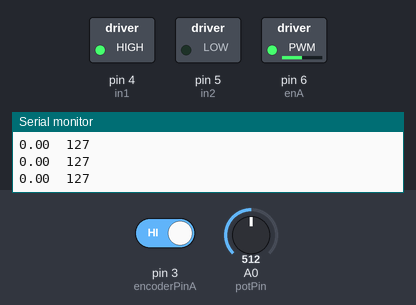
Simulated run of this sketch. Board: Arduino Uno, built with avr-gcc and run on an emulated ATmega328P. On the bench: switched loads named in the sketch (green lamp = pin HIGH), the last lines printed to the serial monitor. The test bench sets the inputs (shaded band); at power-on: A0 (potPin) = 512, pin 3 (encoderPinA) HIGH.

Above: at 1.2 s.
1.3 s: A0 (potPin) set to 716
At 2.2 s:
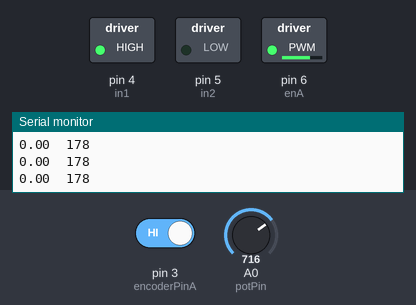
2.8 s: A0 (potPin) set to 900
At 3.3 s:
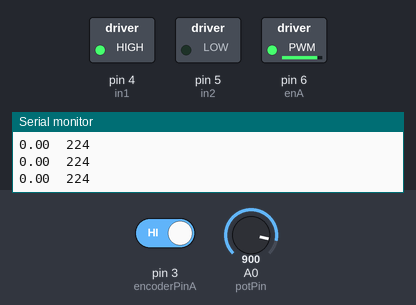
4.3 s: A0 (potPin) set to 122
At 5.5 s:
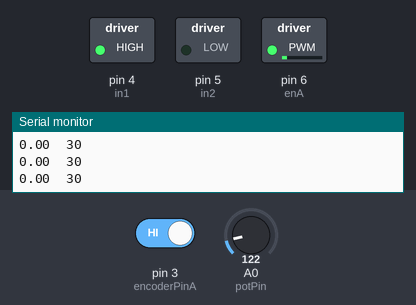
5.8 s: A0 (potPin) set to 0
At 6.8 s:
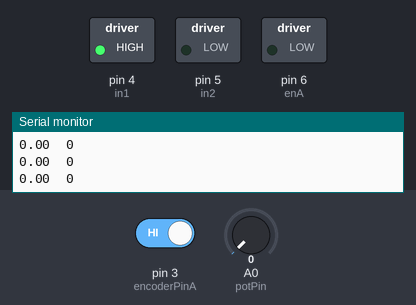
7.3 s: A0 (potPin) set to 511
At 7.9 s:
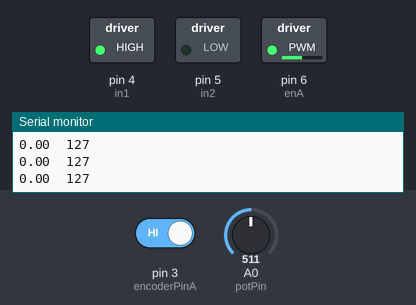
Timing chart, 0 to 9.8 s (numbered marks = the images above; inputs shaded):
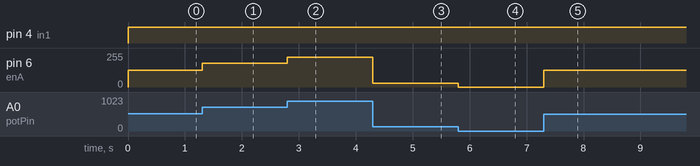

The sketch:

muestreo.ino
```cpp
// Pines del driver L298N
const int in1 = 4;
const int in2 = 5;
const int enA = 6; // Pin PWM

// Pines del potenciómetro
const int potPin = A0;

// Pines del encoder
const int encoderPinA = 3;
const int encoderPinB = 2;

// Variables del encoder
long encoderPos = 0;
long lastEncoderPos = 0;
unsigned long lastTime = 0;
bool lastStateA;

// Velocidad
float velocidad = 0; // Velocidad en pulsos/segundo

void setup() {
  // Configura los pines del driver L298N
  pinMode(in1, OUTPUT);
  pinMode(in2, OUTPUT);
  pinMode(enA, OUTPUT);

  // Configura los pines del encoder como entradas
  pinMode(encoderPinA, INPUT);
  pinMode(encoderPinB, INPUT);

  // Inicializa la variable de estado previo del encoder
  lastStateA = digitalRead(encoderPinA);

  // Inicializa comunicación serial
  Serial.begin(9600);
  Serial.println("Setup completado.");
}

void loop() {

  unsigned long currentTime = millis();

  // Lee el valor del potenciómetro y mapea a un valor PWM (0-255)
  int potValue = analogRead(potPin);
  int pwmValue = map(potValue, 0, 1023, 0, 255);

    // Controla la velocidad del motor con PWM
  analogWrite(enA, abs(pwmValue));

  // Control de dirección del motor
 // if (pwmValue > 10) {
    digitalWrite(in1, HIGH); // Avance
    digitalWrite(in2, LOW);
  //} else if (pwmValue < -10) {
  //   digitalWrite(in1, LOW);  // Retroceso
  //   digitalWrite(in2, HIGH);
  // } else {
  //   digitalWrite(in1, LOW);  // Parada
  //   digitalWrite(in2, LOW);
  // }

  // Lee el estado actual del pin A del encoder
  bool currentStateA = digitalRead(encoderPinA);

  // Si hay un cambio de estado en el pin A del encoder
  if (currentStateA != lastStateA) {
    // Verifica el estado del pin B para determinar la dirección
    if (digitalRead(encoderPinB) != currentStateA) {
      encoderPos++;  // Rotación hacia adelante
    } else {
      encoderPos--;  // Rotación hacia atrás
    }

    // Actualiza el estado anterior del pin A
    lastStateA = currentStateA;
  }

  // Calcular la velocidad cada 10 ms
  unsigned long timeDiff = currentTime - lastTime;

  if (timeDiff > 100) {
    // Calcula la diferencia de pulsos
    long encoderDiff = encoderPos - lastEncoderPos;

    // Calcula la velocidad (pulsos por segundo)
    velocidad = (float)encoderDiff / timeDiff * 1000.0; // velocidad en pulsos/segundo

    // Actualiza la última posición y tiempo
    lastEncoderPos = encoderPos;
    lastTime = currentTime;

    // Imprime la velocidad y la posición en el monitor serial
    //Serial.print("Velocidad: ");
    Serial.print(velocidad);
    Serial.print("\t");
    //Serial.print(" pulsos/seg, PWM: ");
    Serial.println(pwmValue);
  }

  // Imprime el estado de los pines del encoder para diagnóstico
  // Serial.print("Encoder A: ");
  // Serial.print(digitalRead(encoderPinA));
  // Serial.print("  Encoder B: ");
  // Serial.println(digitalRead(encoderPinB));
  // delay(100);
}
```

Measured:
- after the input at 1.3 s, pin 6 (enA): 127/255 → 178/255 at once
- after the input at 2.8 s, pin 6 (enA): 178/255 → 224/255 at once
- after the input at 4.3 s, pin 6 (enA): 224/255 → 30/255 at once
- after the input at 5.8 s, pin 6 (enA): 30/255 → 0/255 at once
- after the input at 7.3 s, pin 6 (enA): 0/255 → 127/255 at once
